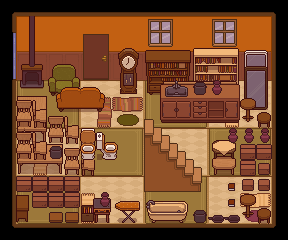

Tiled map render using the project's own tile images. Description and the map definition, with tile-layer contents summarised, below:
An orthogonal 18x15 tile map with 16x16 px tiles, 9 tile layers (FloorWall, Carpet, SmallFurnitures, SmallFurnitures2, ...), 6 tilesets and 18 objects (4x 0, 3x 4, 3x 9, 2x 6, 2x 5, ...).

<map version="1.10" tiledversion="1.10.2" orientation="orthogonal" renderorder="right-down" width="18" height="15" tilewidth="16" tileheight="16" infinite="0" nextlayerid="11" nextobjectid="19">
 <properties>
  <property name="NumberOfBugsToFind" type="int" value="4" />
  <property name="NumberTypeBugToFind" type="int" value="0" />
 </properties>
 <tileset firstgid="1" source="bugcatcher/TopDownHouse_FloorsAndWalls.tsx" />
 <tileset firstgid="163" source="bugcatcher/TopDownHouse_FurnitureState2.tsx" />
 <tileset firstgid="397" source="bugcatcher/TopDownHouse_FurnitureState1.tsx" />
 <tileset firstgid="631" source="bugcatcher/TopDownHouse_DoorsAndWindows.tsx" />
 <tileset firstgid="811" source="bugcatcher/TopDownHouse_SmallItems.tsx" />
 <tileset firstgid="875" source="bugcatcher/Bugs.tsx" />
 <layer id="1" name="FloorWall" width="18" height="15">
  <data>[270 cells, 270 non-empty, 58 distinct tile ids]</data>
 </layer>
 <layer id="2" name="Carpet" width="18" height="15">
  <data>[270 cells, 88 non-empty, 21 distinct tile ids]</data>
 </layer>
 <layer id="3" name="SmallFurnitures" width="18" height="15">
  <data>[270 cells, 39 non-empty, 36 distinct tile ids]</data>
 </layer>
 <layer id="7" name="SmallFurnitures2" width="18" height="15">
  <data>[270 cells, 10 non-empty, 10 distinct tile ids]</data>
 </layer>
 <layer id="4" name="Furnitures" width="18" height="15">
  <data>[270 cells, 58 non-empty, 50 distinct tile ids]</data>
 </layer>
 <layer id="5" name="Furnitures2" width="18" height="15">
  <data>[270 cells, 31 non-empty, 27 distinct tile ids]</data>
 </layer>
 <layer id="6" name="DoorWindows" width="18" height="15">
  <data>[270 cells, 14 non-empty, 10 distinct tile ids]</data>
 </layer>
 <layer id="8" name="SmallItems" width="18" height="15">
  <data>[270 cells, 27 non-empty, 7 distinct tile ids]</data>
 </layer>
 <layer id="9" name="Stairs" width="18" height="15">
  <data>[270 cells, 20 non-empty, 20 distinct tile ids]</data>
 </layer>
 <objectgroup id="10" name="Bugs">
  <object id="1" name="4" gid="889" x="28" y="100" width="18" height="18" />
  <object id="2" name="4" gid="889" x="132" y="104" width="18" height="18" />
  <object id="3" name="4" gid="889" x="68" y="200" width="18" height="18" />
  <object id="4" name="3" gid="888" x="240" y="176" width="18" height="18" />
  <object id="5" name="6" gid="884" x="188" y="112" width="18" height="18" />
  <object id="6" name="6" gid="884" x="116" y="192" width="18" height="18" />
  <object id="7" name="9" gid="880" x="192" y="204" width="18" height="18" />
  <object id="8" name="9" gid="880" x="136" y="140" width="18" height="18" />
  <object id="9" name="9" gid="880" x="216" y="144" width="18" height="18" />
  <object id="10" name="5" gid="883" x="32" y="156" width="18" height="18" />
  <object id="11" name="5" gid="883" x="64" y="140" width="18" height="18" />
  <object id="12" name="7" gid="878" x="236" y="92" width="18" height="18" />
  <object id="13" name="7" gid="878" x="228" y="212" width="18" height="18" />
  <object id="14" name="0" gid="885" x="28" y="208" width="18" height="18" />
  <object id="15" name="0" gid="885" x="184" y="72" width="18" height="18" />
  <object id="16" name="0" gid="885" x="52" y="40" width="18" height="18" />
  <object id="17" name="0" gid="885" x="160" y="220" width="18" height="18" />
  <object id="18" name="11" gid="882" x="176" y="156" width="18" height="18" />
 </objectgroup>
</map>
